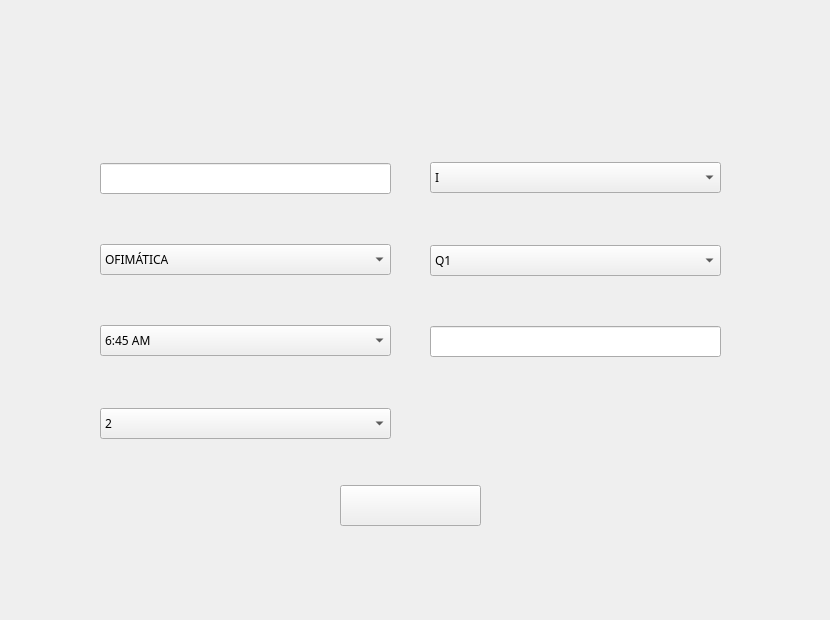
   <widget class="QWidget" name="page_11">
    <widget class="QLabel" name="label_13">
     <property name="geometry">
      <rect>
       <x>0</x>
       <y>0</y>
       <width>821</width>
       <height>611</height>
      </rect>
     </property>
     <property name="text">
      <string/>
     </property>
     <property name="pixmap">
      <pixmap resource="resources.qrc">:/Resources/modificarClase.png</pixmap>
     </property>
    </widget>
    <widget class="QLineEdit" name="IDClaseLineEdit_2">
     <property name="geometry">
      <rect>
       <x>100</x>
       <y>163</y>
       <width>291</width>
       <height>31</height>
      </rect>
     </property>
     <property name="palette">
      <palette>
       <active>
        <colorrole role="WindowText">
         <brush brushstyle="SolidPattern">
          <color alpha="255">
           <red>26</red>
           <green>43</green>
           <blue>87</blue>
          </color>
         </brush>
        </colorrole>
       </active>
       <inactive>
        <colorrole role="WindowText">
         <brush brushstyle="SolidPattern">
          <color alpha="255">
           <red>26</red>
           <green>43</green>
           <blue>87</blue>
          </color>
         </brush>
        </colorrole>
       </inactive>
       <disabled/>
      </palette>
     </property>
     <property name="font">
      <font>
       <family>Arial Rounded MT Bold</family>
      </font>
     </property>
    </widget>
    <widget class="QComboBox" name="horaClaseComboBox_2">
     <property name="geometry">
      <rect>
       <x>100</x>
       <y>325</y>
       <width>291</width>
       <height>31</height>
      </rect>
     </property>
     <property name="palette">
      <palette>
       <active>
        <colorrole role="WindowText">
         <brush brushstyle="SolidPattern">
          <color alpha="255">
           <red>26</red>
           <green>43</green>
           <blue>87</blue>
          </color>
         </brush>
        </colorrole>
       </active>
       <inactive>
        <colorrole role="WindowText">
         <brush brushstyle="SolidPattern">
          <color alpha="255">
           <red>26</red>
           <green>43</green>
           <blue>87</blue>
          </color>
         </brush>
        </colorrole>
       </inactive>
       <disabled/>
      </palette>
     </property>
     <property name="font">
      <font>
       <family>Arial Rounded MT Bold</family>
      </font>
     </property>
     <item>
      <property name="text">
       <string>6:45 AM</string>
      </property>
     </item>
     <item>
      <property name="text">
       <string>8:10 AM</string>
      </property>
     </item>
     <item>
      <property name="text">
       <string>9:55 AM</string>
      </property>
     </item>
     <item>
      <property name="text">
       <string>11:15 AM</string>
      </property>
     </item>
     <item>
      <property name="text">
       <string>1:20 PM</string>
      </property>
     </item>
     <item>
      <property name="text">
       <string>2:40 PM</string>
      </property>
     </item>
     <item>
      <property name="text">
       <string>4:00 PM</string>
      </property>
     </item>
     <item>
      <property name="text">
       <string>5:20 PM</string>
      </property>
     </item>
     <item>
      <property name="text">
       <string>6:40 PM</string>
      </property>
     </item>
     <item>
      <property name="text">
       <string>8:00 PM</string>
      </property>
     </item>
    </widget>
    <widget class="QComboBox" name="unidadesValComboBox_2">
     <property name="geometry">
      <rect>
       <x>100</x>
       <y>408</y>
       <width>291</width>
       <height>31</height>
      </rect>
     </property>
     <property name="palette">
      <palette>
       <active>
        <colorrole role="WindowText">
         <brush brushstyle="SolidPattern">
          <color alpha="255">
           <red>26</red>
           <green>43</green>
           <blue>87</blue>
          </color>
         </brush>
        </colorrole>
       </active>
       <inactive>
        <colorrole role="WindowText">
         <brush brushstyle="SolidPattern">
          <color alpha="255">
           <red>26</red>
           <green>43</green>
           <blue>87</blue>
          </color>
         </brush>
        </colorrole>
       </inactive>
       <disabled/>
      </palette>
     </property>
     <property name="font">
      <font>
       <family>Arial Rounded MT Bold</family>
      </font>
     </property>
     <item>
      <property name="text">
       <string>2</string>
      </property>
     </item>
     <item>
      <property name="text">
       <string>3</string>
      </property>
     </item>
     <item>
      <property name="text">
       <string>4</string>
      </property>
     </item>
    </widget>
    <widget class="QComboBox" name="semestreComboBox_2">
     <property name="geometry">
      <rect>
       <x>430</x>
       <y>162</y>
       <width>291</width>
       <height>31</height>
      </rect>
     </property>
     <property name="palette">
      <palette>
       <active>
        <colorrole role="WindowText">
         <brush brushstyle="SolidPattern">
          <color alpha="255">
           <red>26</red>
           <green>43</green>
           <blue>87</blue>
          </color>
         </brush>
        </colorrole>
       </active>
       <inactive>
        <colorrole role="WindowText">
         <brush brushstyle="SolidPattern">
          <color alpha="255">
           <red>26</red>
           <green>43</green>
           <blue>87</blue>
          </color>
         </brush>
        </colorrole>
       </inactive>
       <disabled/>
      </palette>
     </property>
     <property name="font">
      <font>
       <family>Arial Rounded MT Bold</family>
      </font>
     </property>
     <item>
      <property name="text">
       <string>I</string>
      </property>
     </item>
     <item>
      <property name="text">
       <string>II</string>
      </property>
     </item>
    </widget>
    <widget class="QComboBox" name="periodoComboBox_2">
     <property name="geometry">
      <rect>
       <x>430</x>
       <y>245</y>
       <width>291</width>
       <height>31</height>
      </rect>
     </property>
     <property name="palette">
      <palette>
       <active>
        <colorrole role="WindowText">
         <brush brushstyle="SolidPattern">
          <color alpha="255">
           <red>26</red>
           <green>43</green>
           <blue>87</blue>
          </color>
         </brush>
        </colorrole>
       </active>
       <inactive>
        <colorrole role="WindowText">
         <brush brushstyle="SolidPattern">
          <color alpha="255">
           <red>26</red>
           <green>43</green>
           <blue>87</blue>
          </color>
         </brush>
        </colorrole>
       </inactive>
       <disabled/>
      </palette>
     </property>
     <property name="font">
      <font>
       <family>Arial Rounded MT Bold</family>
      </font>
     </property>
     <item>
      <property name="text">
       <string>Q1</string>
      </property>
     </item>
     <item>
      <property name="text">
       <string>Q2</string>
      </property>
     </item>
     <item>
      <property name="text">
       <string>Q3</string>
      </property>
     </item>
     <item>
      <property name="text">
       <string>Q4</string>
      </property>
     </item>
    </widget>
    <widget class="QLineEdit" name="yearLineEdit_2">
     <property name="geometry">
      <rect>
       <x>430</x>
       <y>326</y>
       <width>291</width>
       <height>31</height>
      </rect>
     </property>
     <property name="palette">
      <palette>
       <active>
        <colorrole role="WindowText">
         <brush brushstyle="SolidPattern">
          <color alpha="255">
           <red>26</red>
           <green>43</green>
           <blue>87</blue>
          </color>
         </brush>
        </colorrole>
       </active>
       <inactive>
        <colorrole role="WindowText">
         <brush brushstyle="SolidPattern">
          <color alpha="255">
           <red>26</red>
           <green>43</green>
           <blue>87</blue>
          </color>
         </brush>
        </colorrole>
       </inactive>
       <disabled/>
      </palette>
     </property>
     <property name="font">
      <font>
       <family>Arial Rounded MT Bold</family>
      </font>
     </property>
    </widget>
    <widget class="QPushButton" name="modifyClassBtn_2">
     <property name="geometry">
      <rect>
       <x>340</x>
       <y>485</y>
       <width>141</width>
       <height>41</height>
      </rect>
     </property>
     <property name="text">
      <string/>
     </property>
    </widget>
    <widget class="QComboBox" name="nameClassComboBox_2">
     <property name="geometry">
      <rect>
       <x>100</x>
       <y>244</y>
       <width>291</width>
       <height>31</height>
      </rect>
     </property>
     <property name="palette">
      <palette>
       <active>
        <colorrole role="WindowText">
         <brush brushstyle="SolidPattern">
          <color alpha="255">
           <red>26</red>
           <green>43</green>
           <blue>87</blue>
          </color>
         </brush>
        </colorrole>
       </active>
       <inactive>
        <colorrole role="WindowText">
         <brush brushstyle="SolidPattern">
          <color alpha="255">
           <red>26</red>
           <green>43</green>
           <blue>87</blue>
          </color>
         </brush>
        </colorrole>
       </inactive>
       <disabled/>
      </palette>
     </property>
     <property name="font">
      <font>
       <family>Arial Rounded MT Bold</family>
      </font>
     </property>
     <item>
      <property name="text">
       <string>OFIMÁTICA</string>
      </property>
     </item>
     <item>
      <property name="text">
       <string>FÍSICA I</string>
      </property>
     </item>
     <item>
      <property name="text">
       <string>PROGRA I</string>
      </property>
     </item>
     <item>
      <property name="text">
       <string>ÁLGEBRA</string>
      </property>
     </item>
     <item>
      <property name="text">
       <string>SOCIOLOGÍA</string>
      </property>
     </item>
     <item>
      <property name="text">
       <string>FILOSOFÍA</string>
      </property>
     </item>
     <item>
      <property name="text">
       <string>CÁLCULO I</string>
      </property>
     </item>
    </widget>
   </widget>
